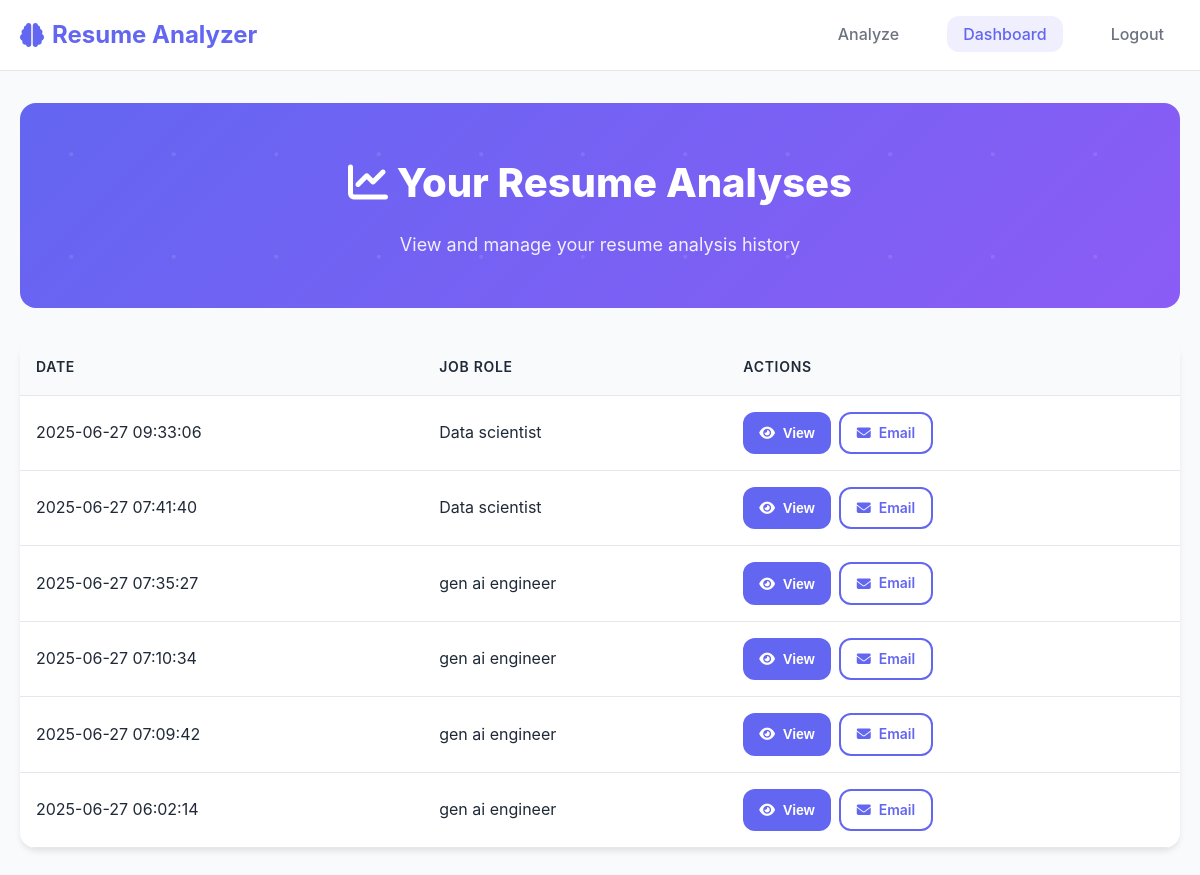
The app's page /dashboard (signed in) with its own data.
### tables this page shows
CREATE TABLE analysis_history (
    id INTEGER PRIMARY KEY AUTOINCREMENT,
    user_id INTEGER NOT NULL,
    job_role TEXT NOT NULL,
    result TEXT NOT NULL,
    created_at TIMESTAMP DEFAULT CURRENT_TIMESTAMP,
    FOREIGN KEY (user_id) REFERENCES users(id)
);

### app.py (the view)
@app.route("/dashboard")
def dashboard():
    if "user_id" not in session:
        flash("Please log in first.", "warning")
        return redirect(url_for("login"))
    conn = get_db_connection()
    cursor = conn.cursor()
    cursor.execute("SELECT * FROM analysis_history WHERE user_id = ? ORDER BY created_at DESC", (session["user_id"],))
    history = cursor.fetchall()
    conn.close()
    return render_template("dashboard.html", name=session["user_name"], history=history)

### app.py (called while the page is built)
def get_db_connection():
    conn = sqlite3.connect(DB_PATH)
    conn.row_factory = sqlite3.Row
    return conn

### templates/dashboard.html (shortened to what this page needs)
<!DOCTYPE html>
<html lang="en">
<head>
    <link rel="stylesheet" href="https://cdnjs.cloudflare.com/ajax/libs/font-awesome/6.1.1/css/all.min.css">
    <link rel="stylesheet" href="{{ url_for('static', filename='style.css') }}">
</head>
<body>
    <nav class="navbar">
        <div class="container">
            <div class="nav-container">
                <a class="navbar-brand" href="{{ url_for('index') }}">
                    <i class="fas fa-brain"></i>
                    Resume Analyzer
                </a>
                <ul class="nav-menu" id="navMenu">
                    <li><a class="nav-link" href="{{ url_for('index') }}">Analyze</a></li>
                    <li><a class="nav-link active" href="{{ url_for('dashboard') }}">Dashboard</a></li>
                    <li><a class="nav-link" href="{{ url_for('logout') }}">Logout</a></li>
                </ul>
            </div>
        </div>
    </nav>
    <div class="container" style="padding-top: 2rem;">
        <div class="header-section">
            <div class="header-content">
                <h1><i class="fas fa-chart-line"></i> Your Resume Analyses</h1>
                <p>View and manage your resume analysis history</p>
            </div>
        </div>
        {% if history %}
            <div class="card">
                <div class="card-body p-0">
                    <div class="table-responsive">
                        <table class="table">
                            <thead>
                                <tr>
                                    <th>Date</th>
                                    <th>Job Role</th>
                                    <th>Actions</th>
                                </tr>
                            </thead>
                            <tbody>
                                {% for analysis in history %}
                                <tr data-analysis-id="{{ analysis.id }}">
                                    <td>{{ analysis.created_at }}</td>
                                    <td>{{ analysis.job_role }}</td>
                                    <td>
                                        <div class="d-flex gap-2">
                                            <button class="btn btn-primary btn-sm view-analysis"
                                                    onclick="showAnalysis('{{ analysis.result | replace('\n', '\\n') | replace('"', '\\"') }}')"
                                                    data-analysis="{{ analysis.result | replace('\n', '\\n') | replace('"', '\\"') }}">
                                                <i class="fas fa-eye"></i> View
                                            </button>
                                            <a href="{{ url_for('email_analysis', analysis_id=analysis.id) }}"
                                               class="btn btn-outline btn-sm">
                                                <i class="fas fa-envelope"></i> Email
                                            </a>
                                        </div>
                                    </td>
                                </tr>
                                {% endfor %}
                            </tbody>
                        </table>
                    </div>
                </div>
            </div>
        {% endif %}
    </div>
</body>
</html>

### static/style.css (style rules this page uses)
* { margin: 0; padding: 0; box-sizing: border-box; }
:root { --primary-color: #6366f1; --primary-hover: #5b5cf6; --secondary-color: #f8fafc; --accent-color: #10b981; --danger-color: #ef4444; --warning-color: #f59e0b; --text-primary: #1f2937; --text-secondary: #6b7280; --text-light: #9ca3af; --border-color: #e5e7eb; --background: #ffffff; --surface: #f9fafb; --shadow-sm: 0 1px 2px 0 rgba(0, 0, 0, 0.05); --shadow-md: 0 4px 6px -1px rgba(0, 0, 0, 0.1); --shadow-lg: 0 10px 15px -3px rgba(0, 0, 0, 0.1); --shadow-xl: 0 20px 25px -5px rgba(0, 0, 0, 0.1); --radius: 12px; --radius-lg: 16px; --font-sans: -apple-system, BlinkMacSystemFont, 'Segoe UI', Roboto, 'Helvetica Neue', Arial, sans-serif; }
body { font-family: var(--font-sans); background-color: var(--surface); color: var(--text-primary); line-height: 1.6; font-size: 16px; }
.container { max-width: 1200px; margin: 0 auto; padding: 0 20px; }
.navbar { background: var(--background); border-bottom: 1px solid var(--border-color); padding: 1rem 0; position: sticky; top: 0; z-index: 100; backdrop-filter: blur(8px); }
.nav-container { display: flex; justify-content: space-between; align-items: center; }
.navbar-brand { font-size: 1.5rem; font-weight: 700; color: var(--primary-color); text-decoration: none; display: flex; align-items: center; gap: 0.5rem; }
.nav-menu { display: flex; list-style: none; gap: 2rem; align-items: center; }
.nav-link { color: var(--text-secondary); text-decoration: none; font-weight: 500; padding: 0.5rem 1rem; border-radius: var(--radius); transition: all 0.2s ease; }
.nav-link:hover, .nav-link.active { color: var(--primary-color); background-color: rgba(99, 102, 241, 0.1); }
.card { background: var(--background); border-radius: var(--radius-lg); box-shadow: var(--shadow-md); margin-bottom: 2rem; overflow: hidden; transition: all 0.3s ease; }
.card-body { padding: 2rem; }
.header-section { background: linear-gradient(135deg, var(--primary-color), #8b5cf6); color: white; padding: 3rem 2rem; border-radius: var(--radius-lg); margin-bottom: 2rem; text-align: center; position: relative; overflow: hidden; }
.header-section::before { content: ''; position: absolute; top: 0; left: 0; right: 0; bottom: 0; }
.header-content { position: relative; z-index: 1; }
.header-section h1 { font-size: 2.5rem; font-weight: 800; margin-bottom: 1rem; }
.header-section p { font-size: 1.125rem; opacity: 0.9; max-width: 600px; margin: 0 auto; }
.btn { display: inline-flex; align-items: center; justify-content: center; gap: 0.5rem; padding: 0.875rem 1.5rem; font-size: 1rem; font-weight: 600; text-decoration: none; border: none; border-radius: var(--radius); cursor: pointer; transition: all 0.2s ease; text-align: center; min-width: 120px; }
.btn-primary { background: var(--primary-color); color: white; }
.btn-outline { background: transparent; border: 2px solid var(--primary-color); color: var(--primary-color); }
.btn-sm { padding: 0.5rem 1rem; font-size: 0.875rem; min-width: auto; }
.table-responsive { overflow-x: auto; border-radius: var(--radius); box-shadow: var(--shadow-sm); }
.table { width: 100%; background: var(--background); border-collapse: collapse; }
.table th, .table td { padding: 1rem; text-align: left; border-bottom: 1px solid var(--border-color); }
.table th { background: var(--surface); font-weight: 600; color: var(--text-primary); text-transform: uppercase; font-size: 0.875rem; letter-spacing: 0.05em; }
.p-0 { padding: 0; }
.d-flex { display: flex; }
.gap-2 { gap: 0.5rem; }
.card, .header-section { animation: fadeIn 0.6s ease-out; }

### records on screen
analysis_history: created_at "2025-06-27 09:33:06", job_role "Data scientist"
analysis_history: created_at "2025-06-27 07:41:40", job_role "Data scientist"
analysis_history: created_at "2025-06-27 07:35:27", job_role "gen ai engineer"
analysis_history: created_at "2025-06-27 07:10:34", job_role "gen ai engineer"
analysis_history: created_at "2025-06-27 07:09:42", job_role "gen ai engineer"
analysis_history: created_at "2025-06-27 06:02:14", job_role "gen ai engineer"
